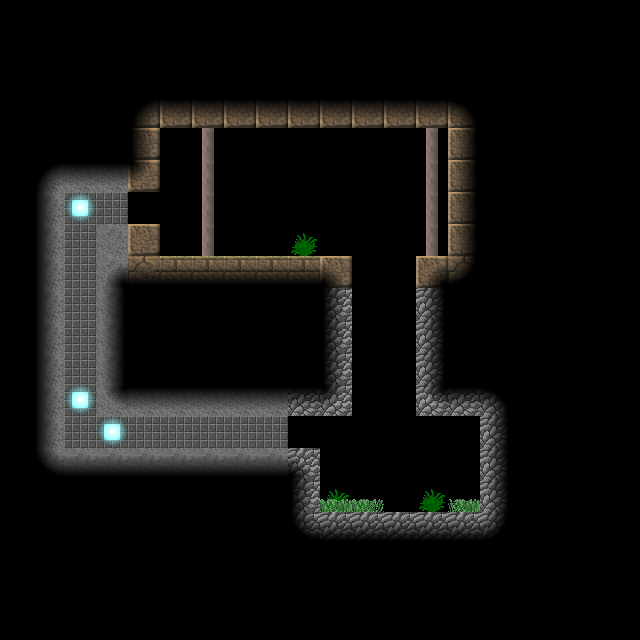

A 2D game scene composited from a Tiled map and its tileset images. What follows is a short description and the map's XML, with each tile layer's data collapsed to a summary:
An orthogonal 20x20 tile map with 32x32 px tiles, 2 tile layers (base, decoration), 1 hidden layer not drawn, 2 tilesets and 1 object (playerstart).

<map version="1.0" orientation="orthogonal" width="20" height="20" tilewidth="32" tileheight="32">
 <tileset firstgid="1" name="tileset9" tilewidth="32" tileheight="32">
  <image source="tileset9.png" width="608" height="544" />
 </tileset>
 <tileset firstgid="324" name="tileset26" tilewidth="32" tileheight="32">
  <image source="tileset26.png" width="160" height="32" />
  <tile id="0">
   <properties>
    <property name="type" value="solid" />
   </properties>
  </tile>
  <tile id="1">
   <properties>
    <property name="type" value="platform" />
   </properties>
  </tile>
  <tile id="2">
   <properties>
    <property name="type" value="lslope" />
   </properties>
  </tile>
  <tile id="3">
   <properties>
    <property name="type" value="rslope" />
   </properties>
  </tile>
  <tile id="4">
   <properties>
    <property name="type" value="ladder" />
   </properties>
  </tile>
 </tileset>
 <layer name="base" width="20" height="20">
  <data>[400 cells, 400 non-empty, 10 distinct tile ids]</data>
 </layer>
 <layer name="decoration" width="20" height="20">
  <data>[400 cells, 91 non-empty, 17 distinct tile ids]</data>
 </layer>
 <layer name="collision" width="20" height="20" visible="0">
  <data>[400 cells, 81 non-empty, 2 distinct tile ids]</data>
 </layer>
 <objectgroup color="#ff2222" name="entities" width="20" height="20">
  <object type="playerstart" x="273" y="185" width="30" height="63">
   <properties>
    <property name="__typeId" value="39" />
   </properties>
  </object>
 </objectgroup>
</map>
